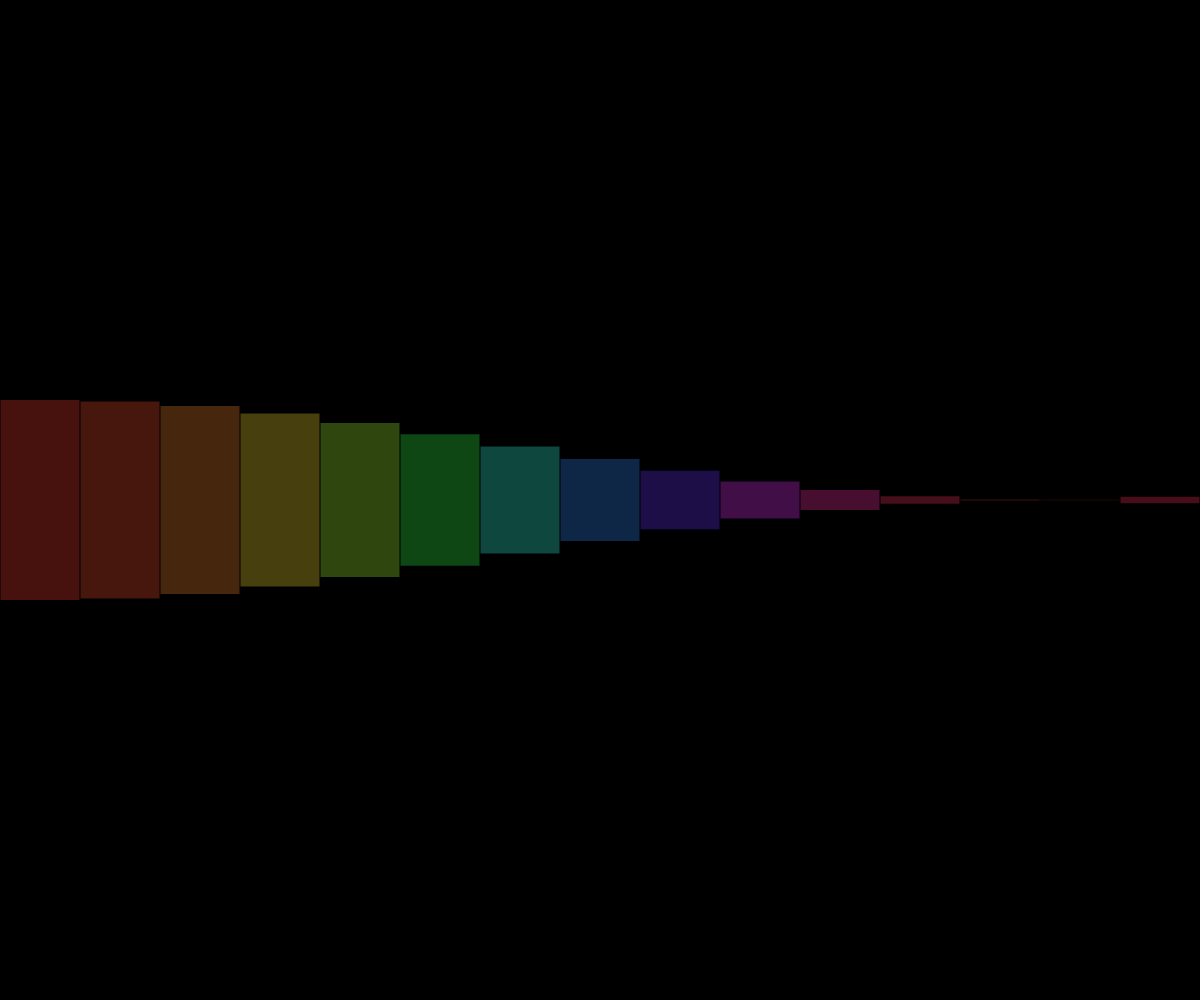
Frame 1 (no input)
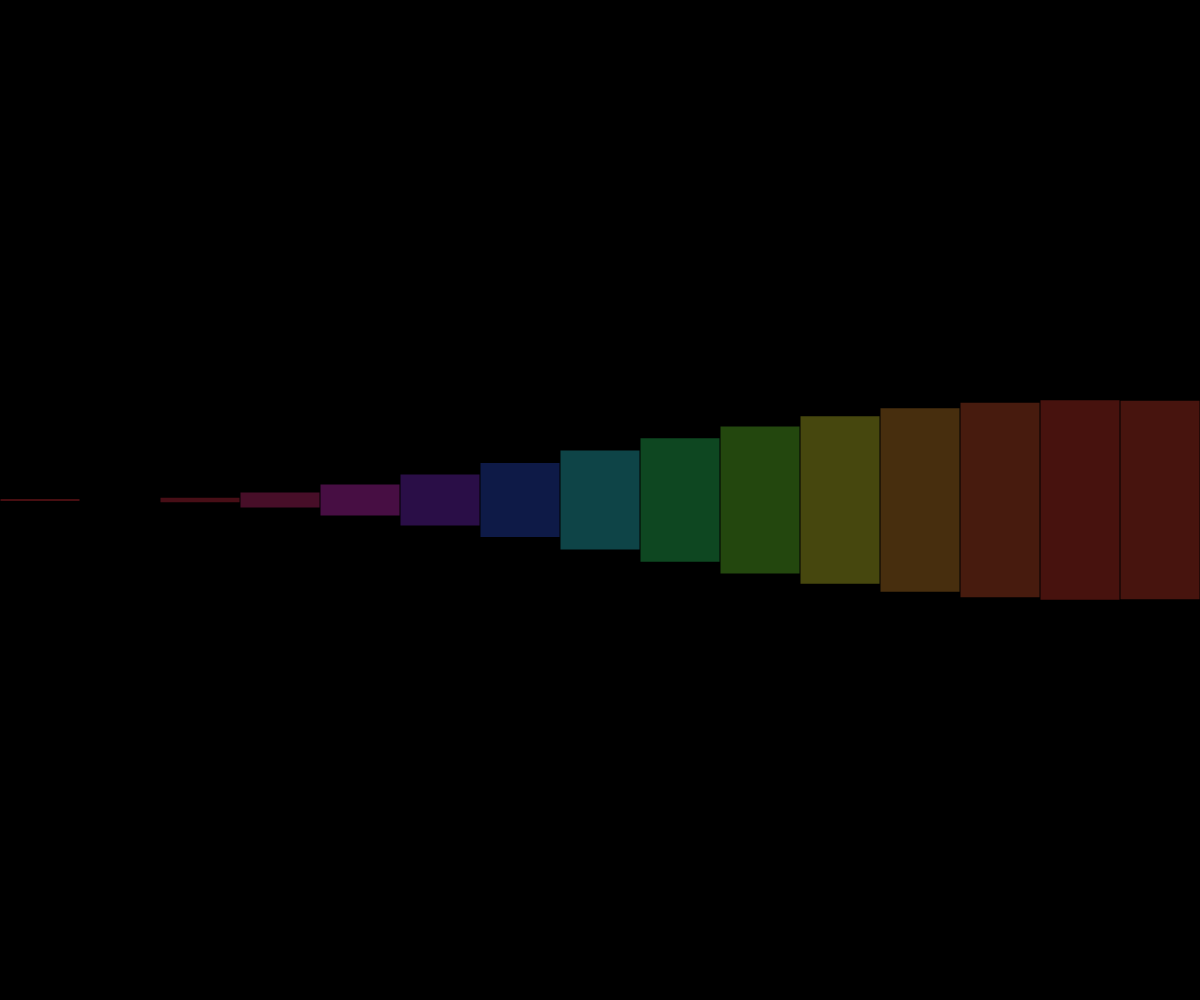
Frame 60 (no input)
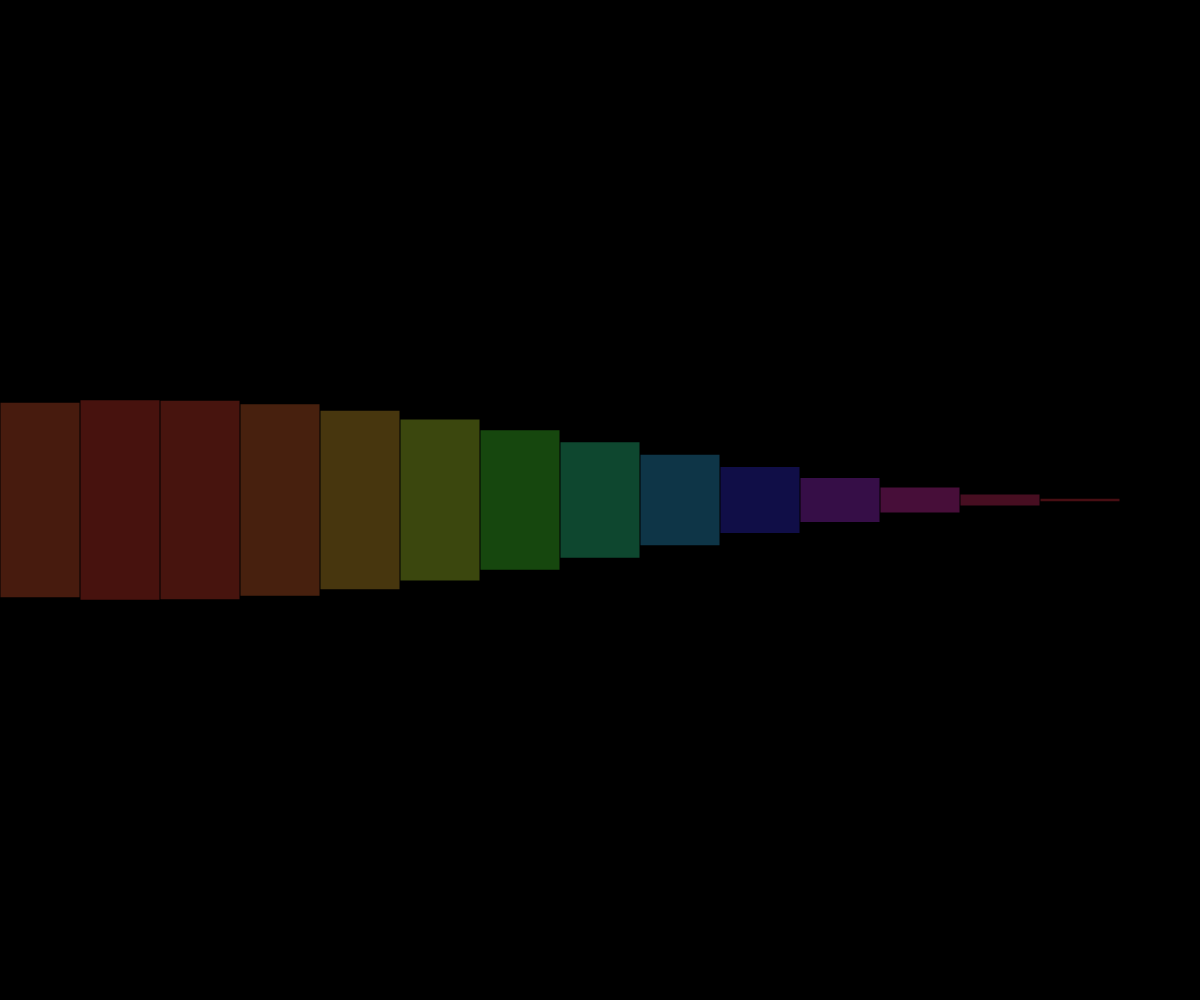
Frame 120 (the mouse pressed at the canvas centre since frame 60)

The p5.js sketch that drew these frames (run headless with seeded random() and noise() and a simulated clock; from frame 60 on, the mouse is pressed at the canvas centre):

// p5.js sketch
// ── sketch.js
let angle = 0;

function setup() {
  //createCanvas(windowWidth, windowHeight);
  createCanvas(windowWidth, windowHeight);
}

function draw() {
  background(0);

  colorMode(HSB, 100);



  rectMode(CENTER);


  let offset = 0;

  var rowCount = 15;


  let sW = windowWidth / rowCount;
  let sH = windowHeight / rowCount;

  for (var i = 0; i < rowCount; i++) {
    for (var j = 0; j < 1; j++) {
      //fill(map(h, 0, 10, 0, 100), 80, 28);
      let a = angle + offset;
      let h = map(cos(a), -1, 1, 0, 200);
      fill(map(h, 0, 200, 100, 1), 80, 28);
      noStroke();
      //rect(i * sW + sW / 2, j * sH + sH / 2, sW - 1, h);
      rect(i * sW + sW / 2, windowHeight / 2, sW - 1, h);
      //rect(windowWidth / 2, i * sH + sH / 2, h, sH - 1);
      offset += 0.25;

    }
  }

  angle += 0.05;
}
